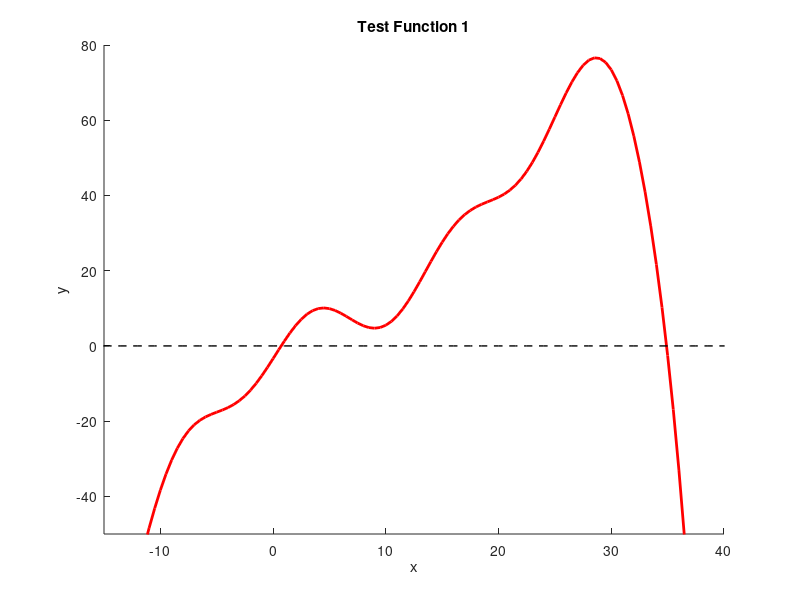

The MATLAB source for this figure:
%template for testing your basic root finding implementations
function basic_solver_with_tests_template()
    xvals = linspace(-50,50,201);
    [yvals,~] = test_func01(xvals);

    hold on
    axis([-15,40,-50,80]);
    plot(xvals,yvals,'r','linewidth',2);
    plot(xvals,0*xvals,'k--','linewidth',1);
    xlabel('x'); ylabel('y'); title('Test Function 1');

    % %Newton's method example test
    % x0_guess = 2;
    % plot(x0_guess,test_func01(x0_guess),'bo','markerfacecolor','b','markersize',5);
    % 
    % x_sol = newton_solver(@test_func01,x0_guess);
    % plot(x_sol,test_func01(x_sol),'go','markerfacecolor','g','markersize',5);
    

    %Secant method example test
    % x0_guess = -5;
    % x1_guess = 2;
    % plot(x0_guess,test_func01(x0_guess),'bo','markerfacecolor','b','markersize',5);
    % plot(x1_guess,test_func01(x1_guess),'ko','markerfacecolor','k','markersize',5);
    % 
    % x_sol = secant_solver(@test_func01,x0_guess,x1_guess);
    % plot(x_sol,test_func01(x_sol),'go','markerfacecolor','g','markersize',5);

    
    %Bisection method example test
    % x_left = -5;
    % x_right = 2;
    % plot(x_left,test_func01(x_left),'bo','markerfacecolor','b','markersize',5);
    % plot(x_right,test_func01(x_right),'ko','markerfacecolor','k','markersize',5);
    % 
    % x_sol = bisection_solver(@test_func01,x_left,x_right);
    % plot(x_sol,test_func01(x_sol),'go','markerfacecolor','g','markersize',5);
end


%Definition of the test function and its derivative (as a single function):
%This definition uses the function keyword
%when passing this function as an argument to a solver,
%you'll need to use the handle operator
%ex. solver(@test_func01,x_guess)
function [fval,dfdx] = test_func01(x)
    fval = (x.^3)/100 - (x.^2)/8 + 2*x + 6*sin(x/2+6) -.7 - exp(x/6);
    dfdx = 3*(x.^2)/100 - 2*x/8 + 2 +(6/2)*cos(x/2+6) - exp(x/6)/6;
end


function x = bisection_solver(fun,x_left,x_right)
    x = x_left+1; %this is just dummy code. replace this with your code
end

%Note that fun(x) should output [f,dfdx], where dfdx is the derivative of f
function x = newton_solver(fun,x0)
    x = x0+1; %this is just dummy code. replace this with your code
end

function x = secant_solver(fun,x0, x1)
    x = x0+1; %this is just dummy code. replace this with your code
end
